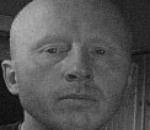
#> input picture datasets/dad/0.png, 150 x 130 px
$ python main.py
#> lines starting #> are read from the running program, lines starting #| are printed output that depends on the picture; after the words box and inside, x2 and y2 are one past the last pixel; in counts of white or black regions, pixels touching at a corner belong together
import cv2
import os
import numpy as np
path = "datasets"
video = cv2.VideoCapture(0)
face = cv2.CascadeClassifier("haarcascade_frontalface_default.xml")
(images, labels, names, id) = ([], [], {}, 0)
print(os.walk(path))
for subdirs, dir, files in os.walk(path):
    for subdir in dir:
        names[id] = subdir
        subject = os.path.join(path , subdir)
        for file in os.listdir(subject):
            img = subject + "/" + file
            label = id
            images.append(cv2.imread(img, 0 ))
            labels.append(label)
        id += 1
#> id = 1
print(names)
print(labels)
print(images)
(images, labels) = [np.array(list) for list in [images, labels]]
recogniser = cv2.face.LBPHFaceRecognizer_create()
recogniser.train(images, labels)
while video.isOpened():
    ret, img = video.read()
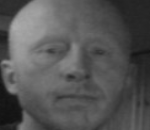
#> input picture datasets/dad/11.png, 150 x 130 px, given in place of the camera
#> img is the input picture: shape (130, 150, 3); min 15, max 172, mean 84.6
    gray = cv2.cvtColor(img, cv2.COLOR_BGR2GRAY)
    person = face.detectMultiScale(gray, 1.5, 3)
    print(person)
    for x, y, w, h in person:
        cv2.rectangle(img, (x,y), (x+w, y+h), (230, 25, 189), 2)
        picture = gray[y:y+h, x:x+w]
        picture_resize = cv2.resize(picture, (150, 130))
        prediction = recogniser.predict(picture_resize)
        print(prediction[1])
        if prediction[1] > 70:
            cv2.putText(img, names[prediction[0]], (x-10, y-10), cv2.FONT_HERSHEY_SCRIPT_COMPLEX, 6, (234, 124, 43))
#> this loop made 1 pass
#> pass 1, `picture = gray[y:y+h, x:x+w]`:
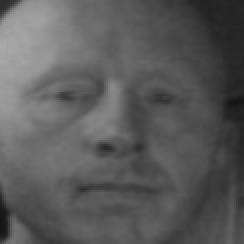
#> picture: shape (122, 122) (shown 2 times larger); min 20, max 169, mean 90.3
#> pass 1, `picture_resize = cv2.resize(picture, (150, 130))`:
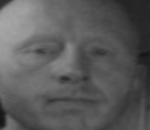
#> picture_resize: shape (130, 150); min 20, max 169, mean 90.2
#> after the loop:
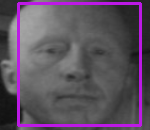
#> img: shape (130, 150, 3); 7.49% of pixels changed, all inside (x1, y1, x2, y2) = (17, 2, 142, 127)
    cv2.imshow("screen", img)
    k = cv2.waitKey(1)
#> (key Esc is pressed here)
    if k == 27:
        break
